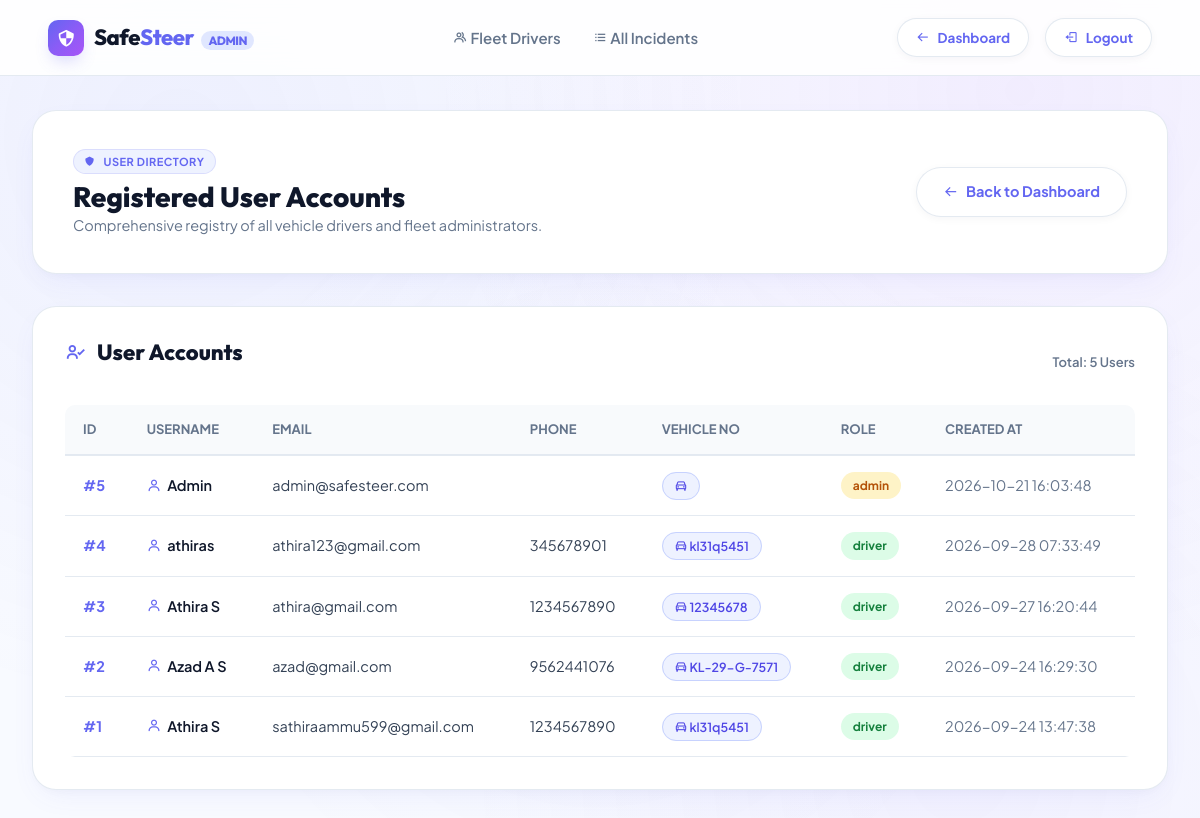
Page /admin/users (signed in) on the committed database.
### tables this page shows
CREATE TABLE users (
            id INTEGER PRIMARY KEY AUTOINCREMENT,
            username TEXT NOT NULL,
            email TEXT NOT NULL UNIQUE,
            password_hash TEXT NOT NULL,
            phone TEXT,
            vehicle_no TEXT NOT NULL,
            role TEXT NOT NULL CHECK(role IN ('admin','driver')) DEFAULT 'driver',
            created_at TIMESTAMP DEFAULT CURRENT_TIMESTAMP
        );

### app.py (the view)
@app.route("/admin/users")
def admin_users():
    if session.get("role") != "admin":
        return redirect(url_for("index"))
    users = list_users()
    return render_template("admin_users.html", users=users)

### db_helpers.py (called while the page is built)
def get_conn():
    conn = sqlite3.connect(DB)
    conn.row_factory = sqlite3.Row
    return conn

def list_users():
    conn = get_conn()
    cur = conn.cursor()
    cur.execute("SELECT id, username, email, phone, vehicle_no, role, created_at FROM users ORDER BY id DESC")
    rows = cur.fetchall()
    conn.close()
    return rows

### templates/admin_users.html (shortened to what this page needs)
<!DOCTYPE html>
<html lang="en">
<head>
  <link href="https://unpkg.com/boxicons@2.1.4/css/boxicons.min.css" rel="stylesheet">
  <link rel="stylesheet" href="{{ url_for('static', filename='style.css') }}">
</head>
<body style="background-color: #f8faff;">
  <header class="site-header">
    <a href="{{ url_for('admin_dashboard') }}" class="brand-logo">
      <div class="logo-icon"><i class='bx bx-shield-quarter'></i></div>
      <span>Safe<span>Steer</span> <span style="font-size:12px; font-weight:800; padding:2px 7px; background:#e0e7ff; color:#6366f1; border-radius:999px; margin-left:4px;">ADMIN</span></span>
    </a>
    <nav class="nav-links" id="navLinks">
      <a href="{{ url_for('admin_dashboard') }}"><i class='bx bx-group'></i> Fleet Drivers</a>
      <a href="{{ url_for('admin_incidents') }}"><i class='bx bx-list-ul'></i> All Incidents</a>
    </nav>
    <div class="header-actions">
      <a href="{{ url_for('admin_dashboard') }}" class="btn-pill secondary" style="padding: 8px 18px; font-size: 13.5px;">
        <i class='bx bx-arrow-back'></i> Dashboard
      </a>
      <a href="{{ url_for('logout') }}" class="btn-pill secondary" style="padding: 8px 18px; font-size: 13.5px;">
        <i class='bx bx-log-out'></i> Logout
      </a>
    </div>
  </header>
  <main class="dashboard-container">
    <div class="dashboard-hero-card">
      <div>
        <div class="pill-badge" style="margin-bottom:6px; font-size:11px; padding:3px 10px;">
          <i class='bx bxs-shield'></i> USER DIRECTORY
        </div>
        <h2 style="font-size: 28px;">Registered User Accounts</h2>
        <p style="color:var(--text-muted); font-size:14.5px;">Comprehensive registry of all vehicle drivers and fleet administrators.</p>
      </div>
      <div>
        <a href="{{ url_for('admin_dashboard') }}" class="btn-pill secondary">
          <i class='bx bx-arrow-back'></i> Back to Dashboard
        </a>
      </div>
    </div>
    <div class="table-card">
      <div style="display:flex; justify-content:space-between; align-items:center; margin-bottom: 20px;">
        <h3><i class='bx bx-user-check' style="color:#6366f1;"></i> User Accounts</h3>
        <span style="font-size:13px; color:var(--text-muted); font-weight:600;">Total: {{ users|length }} Users</span>
      </div>
      <div class="table-responsive">
        <table class="styled-table">
          <thead>
            <tr>
              <th>ID</th>
              <th>Username</th>
              <th>Email</th>
              <th>Phone</th>
              <th>Vehicle No</th>
              <th>Role</th>
              <th>Created At</th>
            </tr>
          </thead>
          <tbody>
            {% for user in users %}
            <tr>
              <td style="font-weight: 700;">
                <a href="{{ url_for('admin_user_details', user_id=user['id']) }}" style="color:var(--brand-primary); font-weight:700; text-decoration:none;">#{{ user['id'] }}</a>
              </td>
              <td style="font-weight: 600; color:var(--text-main);">
                <a href="{{ url_for('admin_user_details', user_id=user['id']) }}" style="color:var(--text-main); text-decoration:none; display:flex; align-items:center; gap:6px;">
                  <i class='bx bx-user' style="color:#6366f1;"></i> {{ user['username'] }}
                </a>
              </td>
              <td>{{ user['email'] }}</td>
              <td>{{ user['phone'] }}</td>
              <td>
                <span class="tag-chip" style="background:#eef2ff; color:#4f46e5; border-color:#c7d2fe;">
                  <i class='bx bx-car'></i> {{ user['vehicle_no'] }}
                </span>
              </td>
              <td>
                <span class="status-badge {% if user['role'] == 'admin' %}warning{% else %}success{% endif %}">
                  {{ user['role'] }}
                </span>
              </td>
              <td style="color:var(--text-muted); white-space: nowrap;">{{ user['created_at'] }}</td>
            </tr>
            {% endfor %}
          </tbody>
        </table>
      </div>
    </div>
  </main>
</body>
</html>

### rows in the picture
users: id "5", username "Admin", email "admin@safesteer.com", role "admin", created_at "2026-10-21 16:03:48"
users: id "4", username "athiras", email "athira123@gmail.com", phone "345678901", vehicle_no "kl31q5451", role "driver", created_at "2026-09-28 07:33:49"
users: id "3", username "Athira S", email "athira@gmail.com", phone "1234567890", vehicle_no "12345678", role "driver", created_at "2026-09-27 16:20:44"
users: id "2", username "Azad A S", email "azad@gmail.com", phone "9562441076", vehicle_no "KL-29-G-7571", role "driver", created_at "2026-09-24 16:29:30"
users: id "1", username "Athira S", email "sathiraammu599@gmail.com", phone "1234567890", vehicle_no "kl31q5451", role "driver", created_at "2026-09-24 13:47:38"

### other values in the picture
{{ users|length }} "5"
